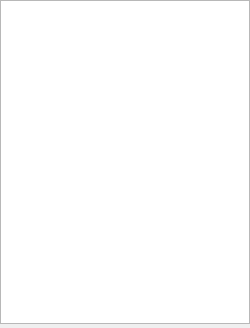
<?xml version="1.0" encoding="UTF-8"?>
<ui version="4.0">
 <class>PipelineDashboardDockWidget</class>
 <widget class="QDockWidget" name="PipelineDashboardDockWidget">
  <property name="geometry">
   <rect>
    <x>0</x>
    <y>0</y>
    <width>250</width>
    <height>328</height>
   </rect>
  </property>
  <property name="minimumSize">
   <size>
    <width>250</width>
    <height>76</height>
   </size>
  </property>
  <property name="styleSheet">
   <string notr="true">QDockWidget
{
color: white;
}

QDockWidget::title 
{
background-color: qlineargradient(spread:pad, x1:0, y1:0, x2:0, y2:1, stop:0 rgba(93, 103, 93, 255), stop:0.00985222 rgba(166, 176, 166, 255), stop:0.433498 rgba(117, 127, 117, 255), stop:0.448276 rgba(103, 113, 103, 255), stop:0.985222 rgba(102, 112, 102, 255), stop:1 rgba(69, 79, 69, 255));
text-align: center;
padding-left: 5px;
}
</string>
  </property>
  <property name="windowTitle">
   <string>[*]Pipeline Dashboard</string>
  </property>
  <widget class="QWidget" name="dockWidgetContents">
   <layout class="QHBoxLayout" name="horizontalLayout">
    <property name="spacing">
     <number>0</number>
    </property>
    <property name="leftMargin">
     <number>0</number>
    </property>
    <property name="topMargin">
     <number>0</number>
    </property>
    <property name="rightMargin">
     <number>0</number>
    </property>
    <property name="bottomMargin">
     <number>4</number>
    </property>
    <item>
     <widget class="FilterLibraryTreeWidget" name="filterLibraryTree">
      <property name="sizePolicy">
       <sizepolicy hsizetype="Preferred" vsizetype="Expanding">
        <horstretch>0</horstretch>
        <verstretch>0</verstretch>
       </sizepolicy>
      </property>
      <property name="minimumSize">
       <size>
        <width>250</width>
        <height>50</height>
       </size>
      </property>
      <property name="maximumSize">
       <size>
        <width>16777215</width>
        <height>16777215</height>
       </size>
      </property>
      <property name="styleSheet">
       <string notr="true">QDockWidget
{
color: white;
}

QDockWidget::title 
{
background-color: qlineargradient(spread:pad, x1:0, y1:0, x2:0, y2:1, stop:0 rgba(93, 93, 93, 255), stop:0.00985222 rgba(166, 166, 166, 255), stop:0.433498 rgba(117, 117, 117, 255), stop:0.448276 rgba(103, 103, 103, 255), stop:0.985222 rgba(102, 102, 102, 255), stop:1 rgba(69, 69, 69, 255));
text-align: center;
padding-left: 5px;
}
</string>
      </property>
      <property name="verticalScrollBarPolicy">
       <enum>Qt::ScrollBarAsNeeded</enum>
      </property>
      <property name="horizontalScrollBarPolicy">
       <enum>Qt::ScrollBarAsNeeded</enum>
      </property>
      <property name="editTriggers">
       <set>QAbstractItemView::EditKeyPressed|QAbstractItemView::SelectedClicked</set>
      </property>
      <property name="alternatingRowColors">
       <bool>true</bool>
      </property>
      <property name="verticalScrollMode">
       <enum>QAbstractItemView::ScrollPerPixel</enum>
      </property>
      <property name="rootIsDecorated">
       <bool>true</bool>
      </property>
      <property name="uniformRowHeights">
       <bool>true</bool>
      </property>
      <property name="animated">
       <bool>true</bool>
      </property>
      <property name="allColumnsShowFocus">
       <bool>true</bool>
      </property>
      <property name="headerHidden">
       <bool>true</bool>
      </property>
      <property name="columnCount">
       <number>1</number>
      </property>
      <column>
       <property name="text">
        <string notr="true">1</string>
       </property>
      </column>
     </widget>
    </item>
   </layout>
  </widget>
 </widget>
 <customwidgets>
  <customwidget>
   <class>FilterLibraryTreeWidget</class>
   <extends>QTreeWidget</extends>
   <header location="global">FilterLibraryTreeWidget.h</header>
  </customwidget>
 </customwidgets>
 <resources/>
 <connections/>
</ui>
